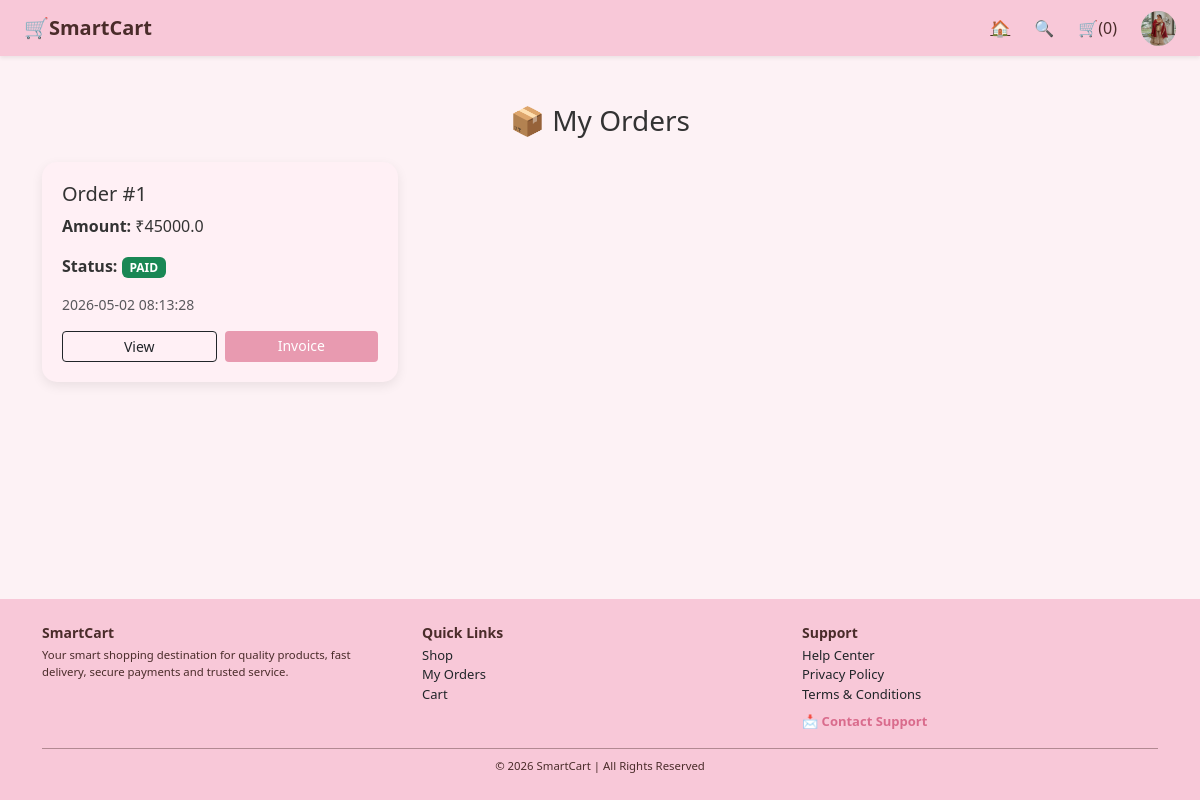
/user/my-orders (signed in), run on the app's committed database.
### tables this page shows
CREATE TABLE orders (
    order_id INTEGER PRIMARY KEY AUTOINCREMENT,
    user_id INTEGER,
    razorpay_order_id TEXT,
    razorpay_payment_id TEXT,
    amount REAL,
    payment_status TEXT,
    created_at TEXT DEFAULT CURRENT_TIMESTAMP,
    order_status TEXT DEFAULT 'Pending',
    address TEXT,
    FOREIGN KEY (user_id) REFERENCES users(user_id)
);

### app.py (the view)
@app.route('/user/my-orders')
def my_orders():
    conn = get_db_connection()
    cursor = conn.cursor()
    cursor.execute("SELECT * FROM orders WHERE user_id=? ORDER BY created_at DESC", (session['user_id'],))
    orders = cursor.fetchall()
    cursor.close()
    conn.close()
    return render_template("user/my_orders.html", orders=orders)

### app.py (called while the page is built)
def get_db_connection():
    conn = sqlite3.connect(config.DATABASE)
    conn.row_factory = sqlite3.Row
    return conn

@app.context_processor
def cart_count():
    cart = session.get('cart', {})
    return dict(cart_count=len(cart))

### templates/user/my_orders.html
{% extends 'base.html' %}
{% block content %}
<div class="container mt-5">
    <h3 class="text-center mb-4">📦 My Orders</h3>
    {% if orders|length == 0 %}
        <div class="text-center mt-5">
            <p>You have not placed any orders yet.</p>
            <a href="/user/products" class="btn btn-dark">
                Shop Now
            </a>
        </div>
    {% else %}
        <div class="row">
            {% for order in orders %}
            <div class="col-md-6 col-lg-4 mb-4">
                <div class="order-card h-100">
                    <h5 class="mb-2">Order #{{ order.order_id }}</h5>
                    <p><strong>Amount:</strong> ₹{{ order.amount }}</p>
                    <p>
                        <strong>Status:</strong>
                        <span class="badge bg-success">
                            {{ order.payment_status }}
                        </span>
                    </p>
                    <p class="text-muted small">
                        {{ order.created_at }}
                    </p>
                    <div class="d-flex gap-2 mt-3">
                        <a href="/user/order-success/{{ order.order_id }}"
                           class="btn btn-outline-dark btn-sm w-100">
                            View
                        </a>
                        <a href="/user/download-invoice/{{ order.order_id }}"
                           class="btn btn-dark btn-sm w-100">
                            Invoice
                        </a>
                    </div>
                </div>
            </div>
            {% endfor %}
        </div>
    {% endif %}
</div>
{% endblock %}

### static/css/style.css (style rules this page uses)
body { background-color: #fdf2f5; font-family: 'Segoe UI', sans-serif; color: #333; display: flex; flex-direction: column; min-height: 100vh; }
.btn-dark { background: #e89ab0; border: none; }
.order-card { background: #fff0f5; border-radius: 15px; padding: 20px; box-shadow: 0 4px 12px rgba(0,0,0,0.08); transition: 0.3s; }

### data on the page
orders: order_id "1", amount "45000.0", payment_status "PAID", created_at "2026-05-02 08:13:28"

### other printed values
{{ cart_count }} "0"
